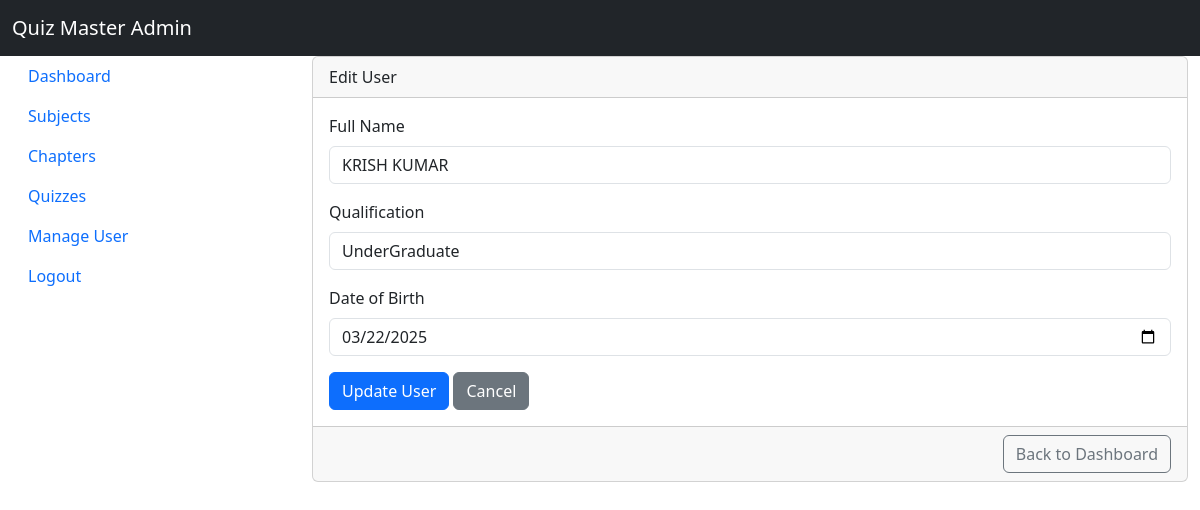
Page /users/edit/2 (signed in) on the committed database.
### models/user.py (models this page shows, shortened)
class User(db.Model):
    __tablename__ = 'user'
    id = db.Column(db.Integer, primary_key=True)
    username = db.Column(db.String(80), unique=True, nullable=False)
    password_hash = db.Column(db.String(255), nullable=False)
    full_name = db.Column(db.String(120), nullable=False)
    qualification = db.Column(db.String(120))
    dob = db.Column(db.String(10))  # Alternatively, use db.Date for actual date objects
    is_active = db.Column(db.Boolean, default=True)  # New column: active by default
    scores = db.relationship('Score', backref='user', lazy=True)

### controllers/admin_controller.py (the view, shortened to what this page needs)
@admin_bp.route('/users/edit/<int:user_id>', methods=['GET', 'POST'])
def edit_user(user_id):
    if 'username' not in session or session.get('username') != 'admin':
        return redirect(url_for('auth.login'))
    user = User.query.get_or_404(user_id)
    return render_template('users/edit_user.html', user=user)

### templates/users/edit_user.html (shortened to what this page needs)
<!DOCTYPE html>
<html lang="en">
<head>
  <link href="https://cdn.jsdelivr.net/npm/bootstrap@5.3.0/dist/css/bootstrap.min.css" rel="stylesheet">
</head>
<body>
    <nav class="navbar navbar-dark bg-dark">
        <div class="container-fluid">
          <a class="navbar-brand" href="#">Quiz Master Admin</a>
        </div>
      </nav>
      <div class="container-fluid">
        <div class="row">
          <div class="col-md-3 d-none d-md-block sidebar">
            <nav class="nav flex-column">
              <a href="/dashboard" class="nav-link active">Dashboard</a>
              <a href="/subjects" class="nav-link">Subjects</a>
              <a href="/chapters" class="nav-link">Chapters</a>
              <a href="/quizzes" class="nav-link">Quizzes</a>
              <a href="/manage_users" class="nav-link">Manage User</a>
              <a href="/logout" class="nav-link">Logout</a>
            </nav>
          </div>
      <main class="col-md-9 content">
        <div class="card">
          <div class="card-header">Edit User</div>
          <div class="card-body">
            <form action="/users/edit/{{ user.id }}" method="POST">
              <div class="mb-3">
                <label for="full_name" class="form-label">Full Name</label>
                <input type="text" name="full_name" id="full_name" class="form-control" value="{{ user.full_name }}" required>
              </div>
              <div class="mb-3">
                <label for="qualification" class="form-label">Qualification</label>
                <input type="text" name="qualification" id="qualification" class="form-control" value="{{ user.qualification }}">
              </div>
              <div class="mb-3">
                <label for="dob" class="form-label">Date of Birth</label>
                <input type="date" name="dob" id="dob" class="form-control" value="{{ user.dob }}">
              </div>
              <button type="submit" class="btn btn-primary">Update User</button>
              <a href="/manage_users" class="btn btn-secondary">Cancel</a>
            </form>
          </div>
          <div class="card-footer text-end">
            <a href="/dashboard" class="btn btn-outline-secondary">Back to Dashboard</a>
          </div>
        </div>
      </main>
    </div>
  </div>
</body>
</html>

### rows in the picture
User: full_name "KRISH KUMAR", qualification "UnderGraduate", dob "03/22/2025"
